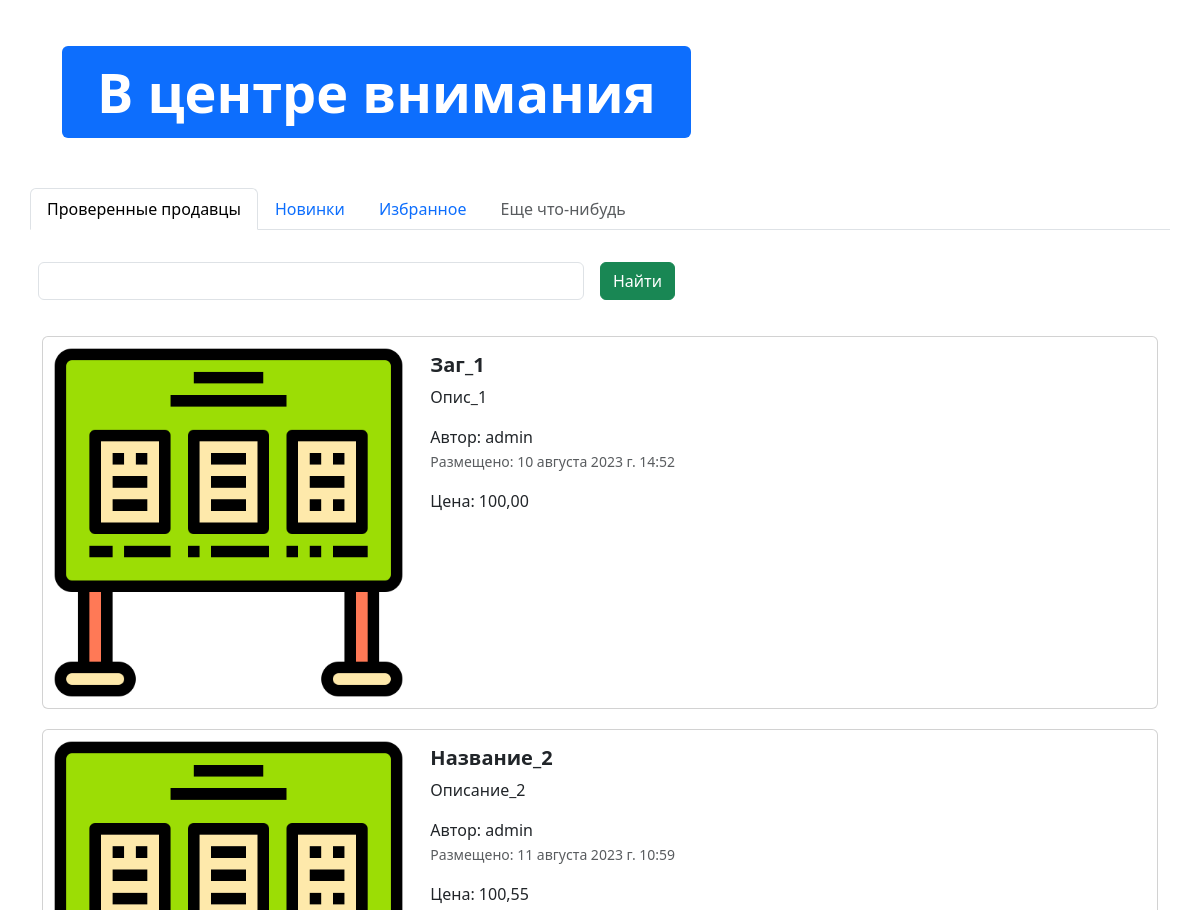
/ (middle part), run on an earlier commit of the app's database.
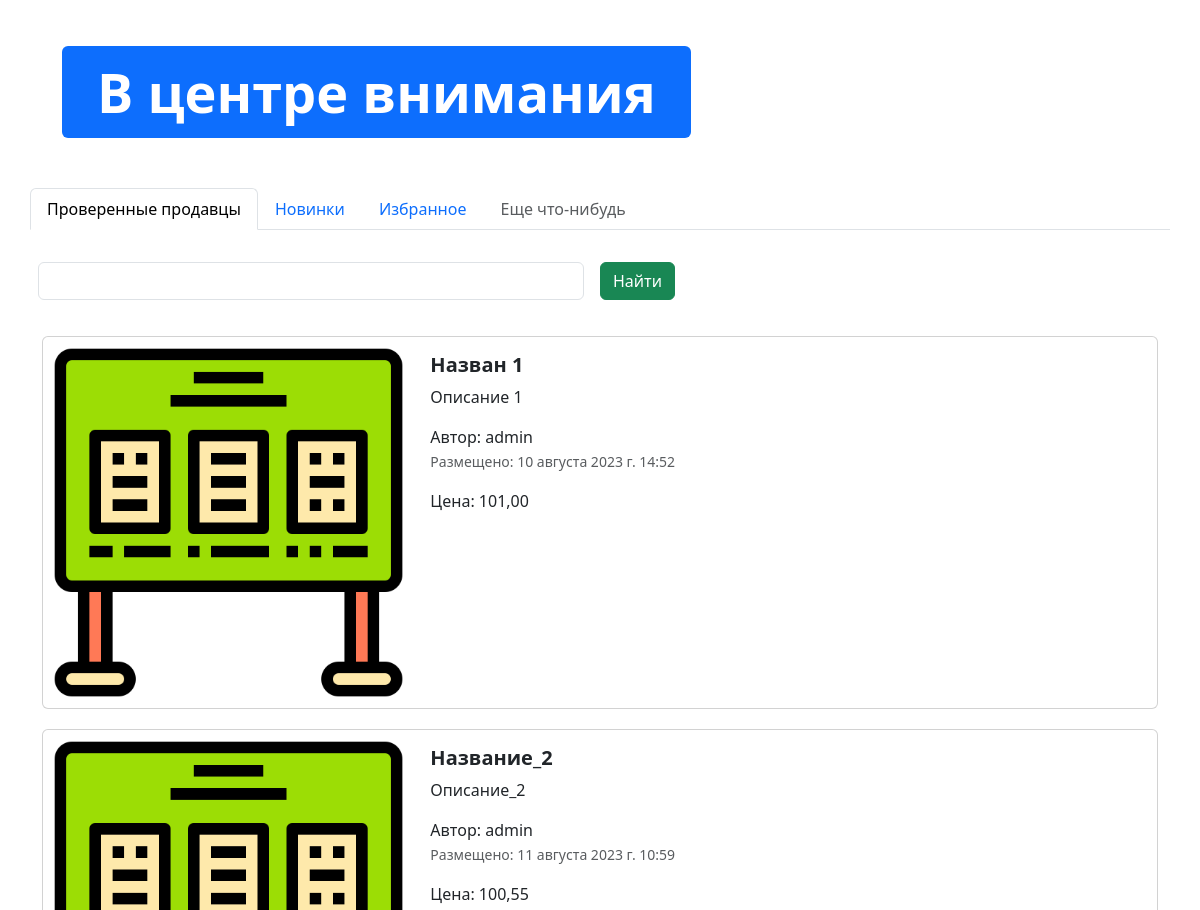
And on a later commit of the database.
### app_advertisement/models.py (models this page shows, shortened)
class Advertisement(models.Model):
	title =models.CharField(verbose_name='Название', max_length=128)
	description =models.TextField('Описание')
	price =models.DecimalField('Цена', max_digits=10, decimal_places=2)
	auction =models.BooleanField('Торг', help_text='Отемтьте если торг уместен')
	created_at =models.DateTimeField(auto_now_add=True)
	update_at = models.DateTimeField(auto_now=True)
	user = models.ForeignKey(User, verbose_name='Пользователь', on_delete=models.CASCADE)
	image =models.ImageField('изображение', upload_to='advertisements/')
	class Meta:
		db_table = "advertisements"

### app_advertisement/views.py (the view)
# urls.py: path('', index, name='main_page'),
def index(request):
	advertisements = Advertisement.objects.all()
	context = {'advertisements' : advertisements}
	return render(request, 'index.html', context)

### templates/index.html (shortened to what this page needs)
{% extends 'base.html' %}
{% load static %}
{% block body %}
<div class="container" style="margin: 50px;">
  <div class="display-2">
    <span class="badge bg-primary">В центре внимания</span>
  </div>
</div>
<div class="container">
  <div class="row">
    <ul class="nav nav-tabs bg-white">
      <li class="nav-item">
        <a class="nav-link active" aria-current="page" href="#">Проверенные продавцы</a>
      </li>
      <li class="nav-item">
        <a class="nav-link" href="#">Новинки</a>
      </li>
      <li class="nav-item">
        <a class="nav-link" href="#">Избранное</a>
      </li>
      <li class="nav-item">
        <a class="nav-link disabled" href="#" tabindex="-1" aria-disabled="true">Еще что-нибудь</a>
      </li>
    </ul>
    <form class="row g-3">
      <div class="col-auto w-50">
        <input type="text" class="form-control">
      </div>
      <div class="col-auto">
        <button type="submit" class="btn btn-success mb-3">Найти</button>
      </div>
    </form>
  </div>
  <div class="col">
    {% for adv in advertisements %}
    <div class="card mb-2" style="max-width: 1200px; margin-top: 20px;">
      <div class="row g-0">
        <div class="col-md-4">
          <a href="advertisement.html" class="nav-link">
            <img src="{% if adv.image %}{{ adv.image.url }}{% else %} {% static  'img/adv.png' %} {% endif %}" class="img-fluid rounded-start" alt="Card title">
          </a>
        </div>
        <div class="col-md-8">
          <div class="card-body">
            <h5 class="card-title">
              <a href="advertisement.html" class="nav-link"><strong>{{ adv.title }}</strong></a>
            </h5>
            <a href="advertisement.html" class="nav-link">
              <p class="card-text">
{{ adv.description }}
              </p>
              <span>Автор: {{ adv.user }}</span>
              <p class="card-text"><small class="text-muted">Размещено: {{ adv.created_at }}</small></p>
              <span> Цена: {{ adv.price }}</span>
            </a>
          </div>
        </div>
      </div>
    </div>
    {% endfor%}
  </div>
</div>
{% endblock %}

What changed in the data, as far as the page shows it:
changed Advertisement: title "Заг_1" → "Назван 1"; description "Опис_1" → "Описание 1"; price "100,00" → "101,00"
